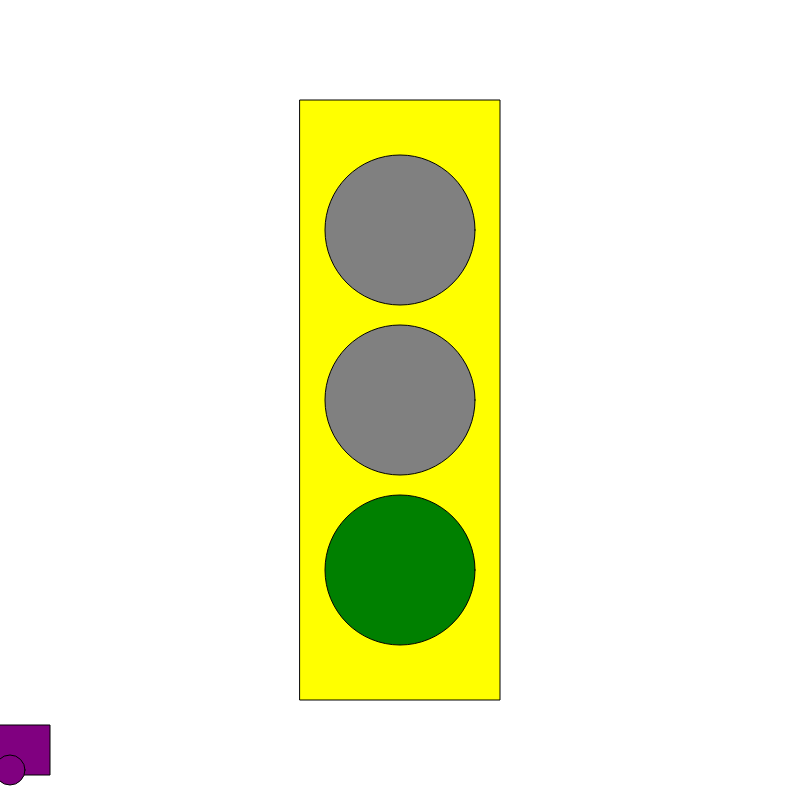
Frame 1 (no input)
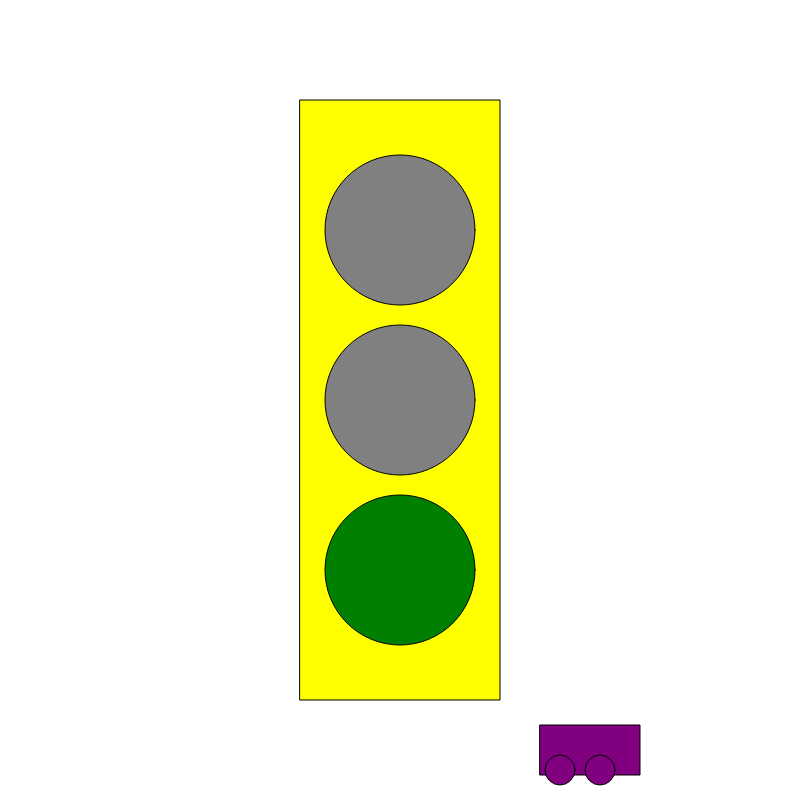
Frame 60 (no input)
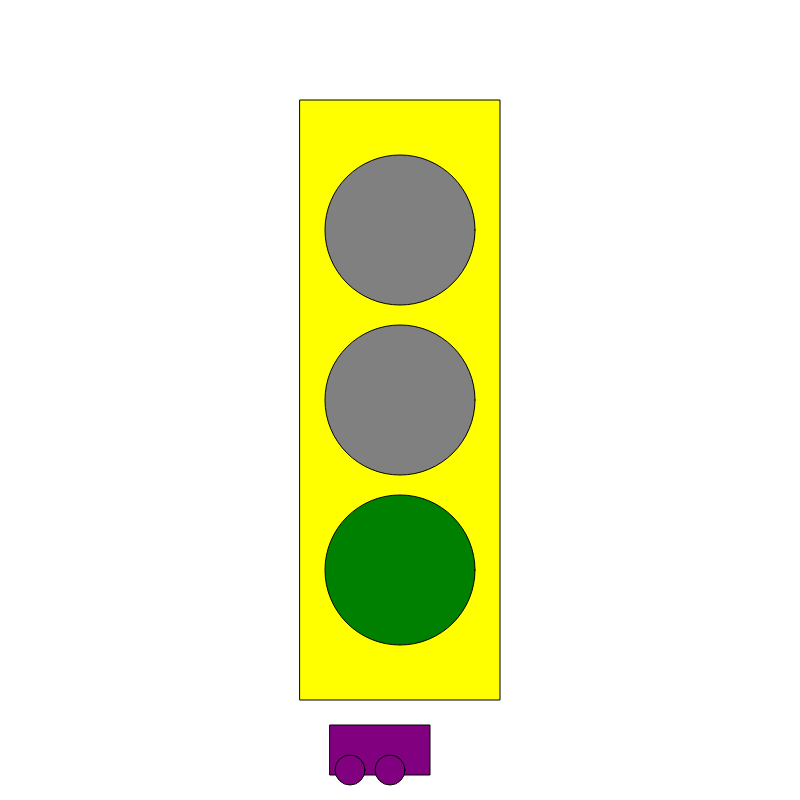
Frame 120 (the mouse pressed at the canvas centre since frame 60)

The p5.js sketch that drew these frames (run headless with seeded random() and noise() and a simulated clock; from frame 60 on, the mouse is pressed at the canvas centre):

// p5.js sketch
// ── sketch.js
let state = 0;
let timer = 0;
let x = 0;
let v = 0;

function setup() {
  createCanvas(800, 800);
  rectMode(CENTER);
}

function draw() {

  background("white");
  
 fill("yellow");
  rect(width/2, height/2, 200, 600);
  
  switch (state) {
    case 0:// green light
      fill("grey")
      ellipse (width/2, height/2 -170, 150, 150);
      ellipse (width/2, height/2, 150, 150);
      fill ("green")
       ellipse (width/2, height/2 + 170, 150, 150);
      v = 10;
      break;

    case 1: // yellow light
      fill("grey")
      ellipse (width/2, height/2 -170, 150, 150);
      fill("yellow")
      ellipse (width/2, height/2, 150, 150);
      fill("grey")
       ellipse (width/2, height/2 + 170, 150, 150);
      v = 4;
      break;

    case 2:// red light
      fill("red")
      ellipse (width/2, height/2 -170, 150, 150);
      fill("grey")
      ellipse (width/2, height/2, 150, 150);
      fill("grey")
       ellipse (width/2, height/2 + 170, 150, 150);
      if(x>= width/2 && x <= width/2 + v)
      v = 0;
      break;

  }
  
  timer ++;
  if (timer > 3*60){
    timer = 0;
    state++;
    if (state>2) state = 0;
  }
  // rectangle
  fill ("purple")
  rect(x, height-50, 100, 50);
  ellipse(x+10, height-30, 30,30);
  ellipse(x-30, height-30, 30,30);
  x = x+v;
  if (x> width) {
    x =0;
  }
}

function mouseReleased() {
  state++;
  if (state > 2) state = 0;

}
